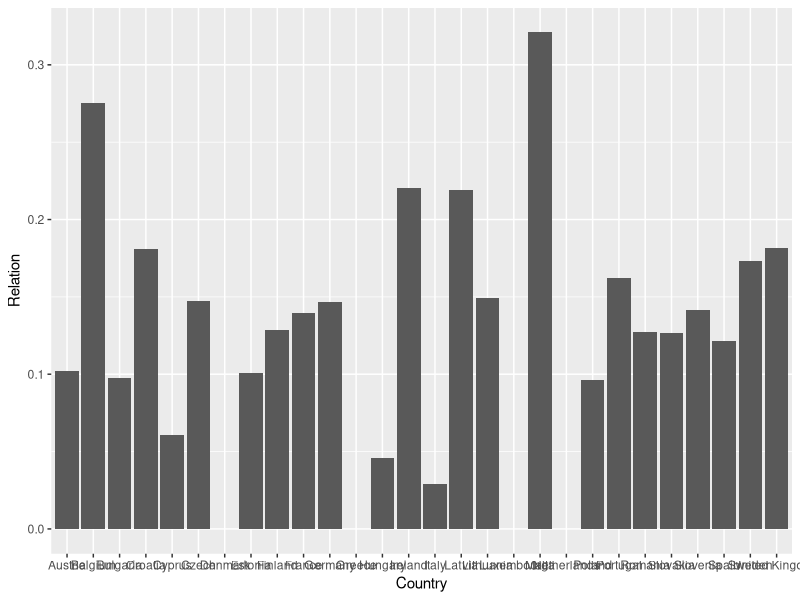
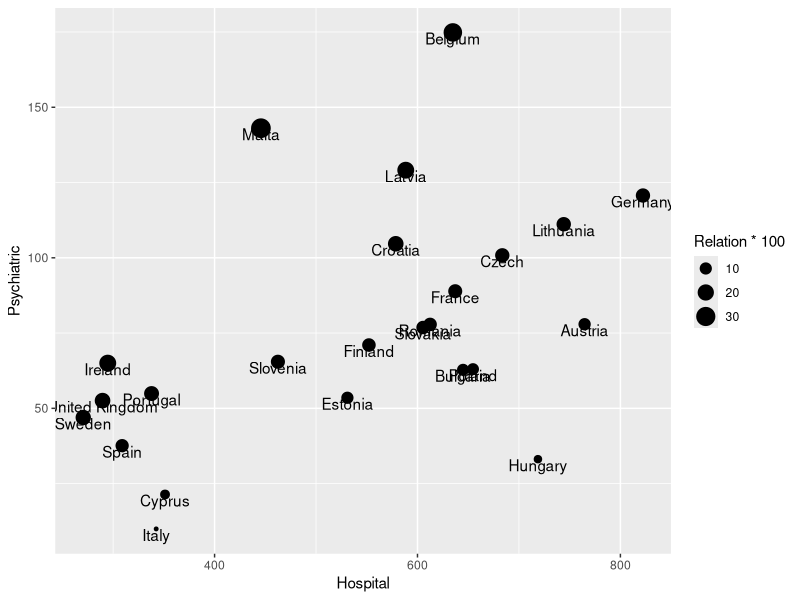
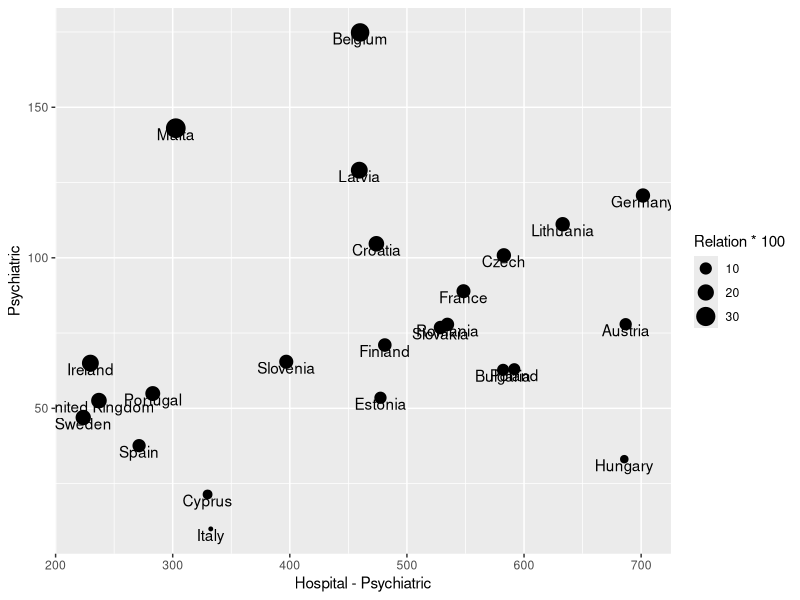

These charts were generated, in order, by the following R code:
ue <- read.csv('ue.csv', stringsAsFactors=F)

hosp <- read.delim('tps00046.tsv', stringsAsFactors=F, na.strings=c(':'), strip.white=T)
hosp$code <- gsub('.*,', '', hosp$unit.facility.geo.time)
hosp$unit.facility.geo.time <- NULL

names(hosp) <- gsub('X','', names(hosp))
cols_to_fix <- names(hosp)[-13]
tmp <- as.numeric(gsub(' .', '', as.matrix(hosp[,cols_to_fix])))
hosp[,cols_to_fix] <- tmp

hosp28 <- merge(hosp, ue, by="code")
hosp28$code <- NULL

psyc <- read.delim('tps00047.tsv', stringsAsFactors=F, na.strings=c(':'), strip.white=T)
psyc$code <- gsub('.*,', '', psyc$unit.facility.geo.time)
psyc$unit.facility.geo.time <- NULL

names(psyc) <- gsub('X','', names(psyc))
cols_to_fix <- names(psyc)[-13]
tmp <- as.numeric(gsub(' .', '', as.matrix(psyc[,cols_to_fix])))
psyc[,cols_to_fix] <- tmp

psyc28 <- merge(psyc, ue, by="code")
psyc28$code <- NULL

beds <- cbind(hosp28[,c('Country','2011')], psyc28[,'2011'])
names(beds) <- cbind('Country','Hospital','Psychiatric')
beds$Relation <- beds$Psychiatric / beds$Hospital

library(ggplot2)
ggplot(beds, aes(x=Country, y=Relation)) + geom_bar(stat="identity")

ggplot(beds, aes(x=Hospital, y=Psychiatric, label=Country)) + geom_text(vjust=1) + geom_point(aes(size=Relation*100))
ggplot(beds, aes(x=Hospital-Psychiatric, y=Psychiatric, label=Country)) + geom_text(vjust=1) + geom_point(aes(size=Relation*100))


